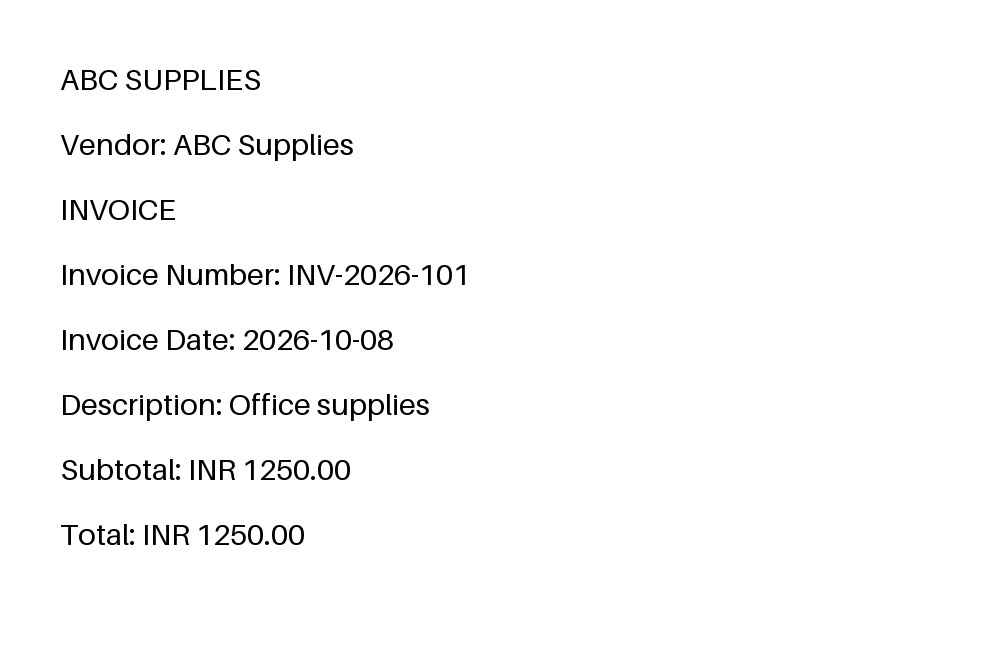
#> input picture sample_invoice.png, 1000 x 650 px
$ python -i ocr_tool.py   (imports and definitions only)
#> lines starting #> are read from the running program, lines starting #| are printed output that depends on the picture

import pytesseract
from PIL import Image, ImageOps, ImageEnhance

pytesseract.pytesseract.tesseract_cmd = (
    r"C:\Program Files\Tesseract-OCR\tesseract.exe"
)


def extract_text_from_image(image_path):
    """Extract text from an invoice using enhanced image preprocessing."""
#> called with image_path = '../../sample_invoice.png'
    try:
        with Image.open(image_path) as source:
#> source is the input picture: PIL image 1000x650 RGB; min 0, max 255, mean 249.6
            image = source.convert("RGB")

        # Add a white border to improve text detection.
        image = ImageOps.expand(image, border=30, fill="white")
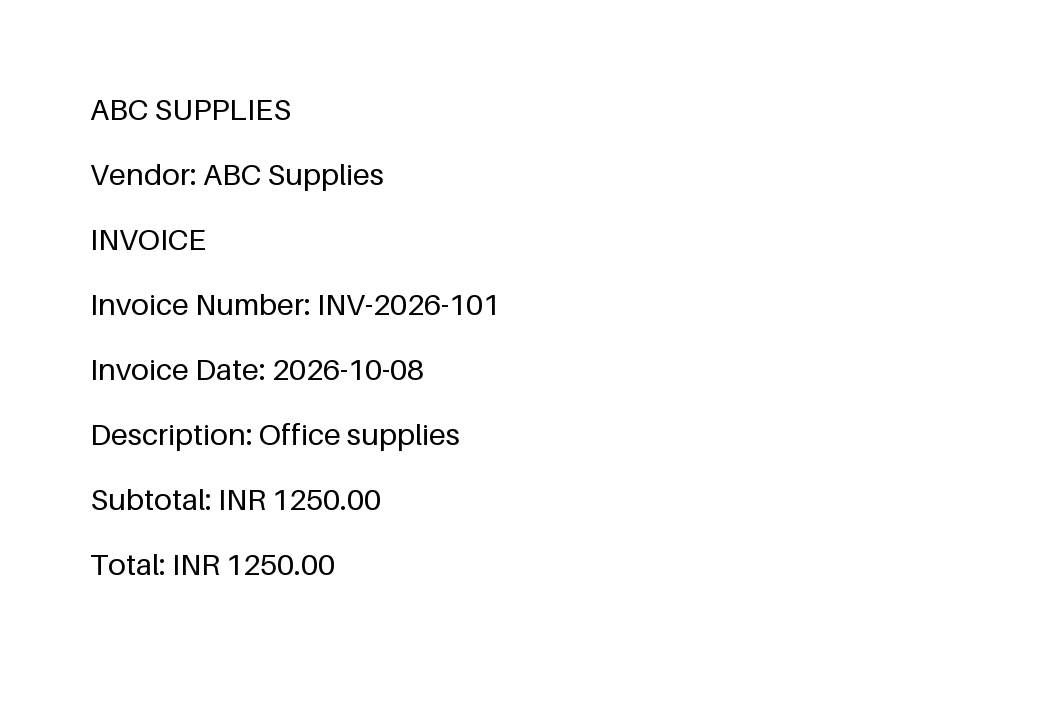
#> image: PIL image 1060x710 RGB; min 0, max 255, mean 250.3

        # Enlarge the image for improved character recognition.
        image = image.resize(
            (image.width * 3, image.height * 3),
            Image.Resampling.LANCZOS,
        )
#> image: PIL image 3180x2130 RGB

        # Improve contrast.
        image = ImageEnhance.Contrast(image).enhance(1.5)

        # Preserve line and table structure.
        config = "--oem 3 --psm 6"

        text = pytesseract.image_to_string(image, config=config)
        return text.strip()

    except Exception as exc:
#> (the run stopped early here; a loop or call above may not have finished)

$ run again, on 26e3e99d-4f5e-4abe-90bb-a25251cd807c.png
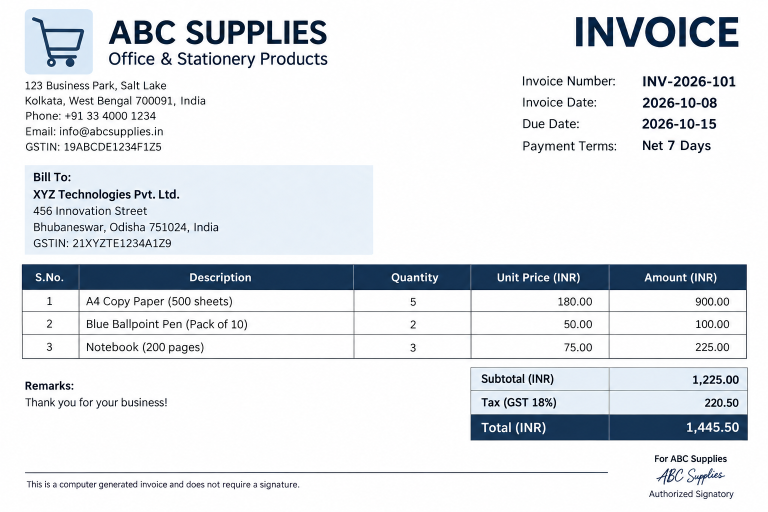
#> input picture 26e3e99d-4f5e-4abe-90bb-a25251cd807c.png, 1536 x 1024 px (shown at 1/2 size)
#> in extract_text_from_image, source is the input picture: PIL image 1536x1024 RGB; mean R, G, B 225.4, 228.8, 232.7
#> in extract_text_from_image, `image = image.resize( (image.width * 3, image.height * 3), Image.Resam..`:
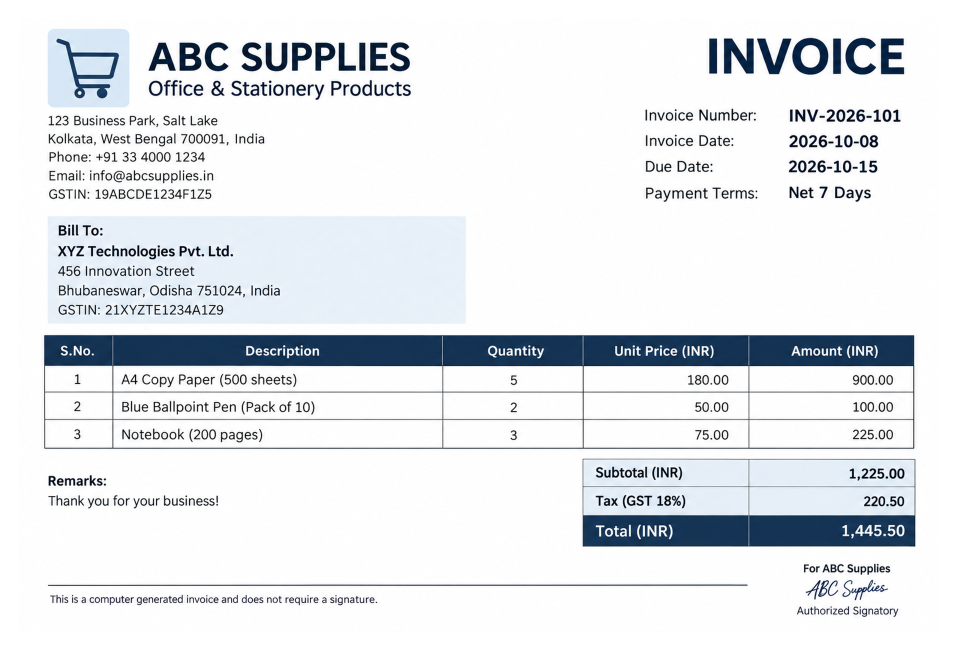
#> image: PIL image 4788x3252 RGB (shown at 1/5 size); mean R, G, B 228, 231.1, 234.6
#> in extract_text_from_image, `image = ImageEnhance.Contrast(image).enhance(1.5)`:
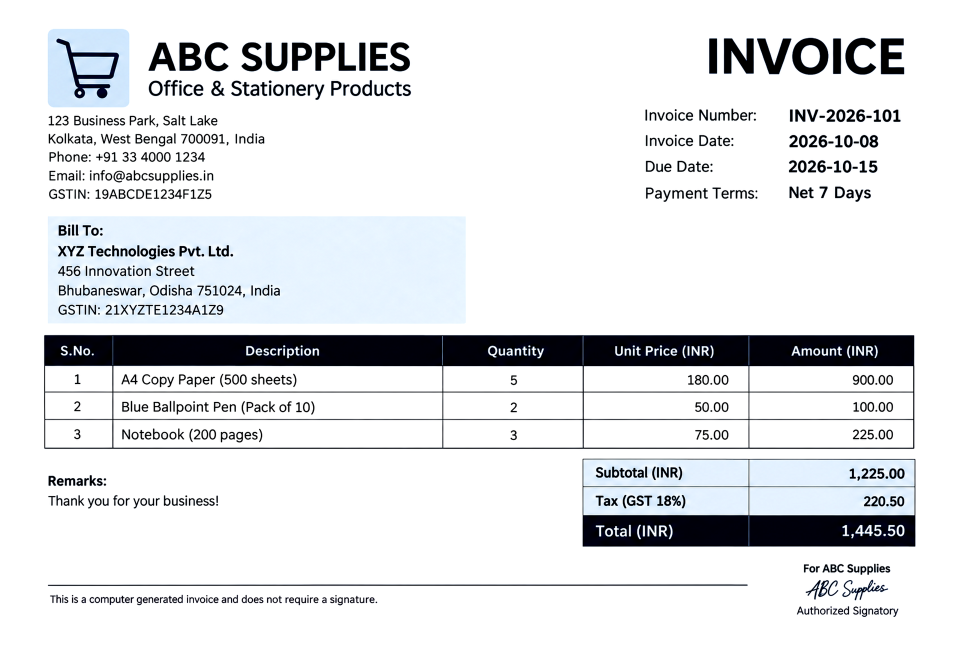
#> image: PIL image 4788x3252 RGB (shown at 1/5 size); mean R, G, B 225.9, 227.6, 229.7
